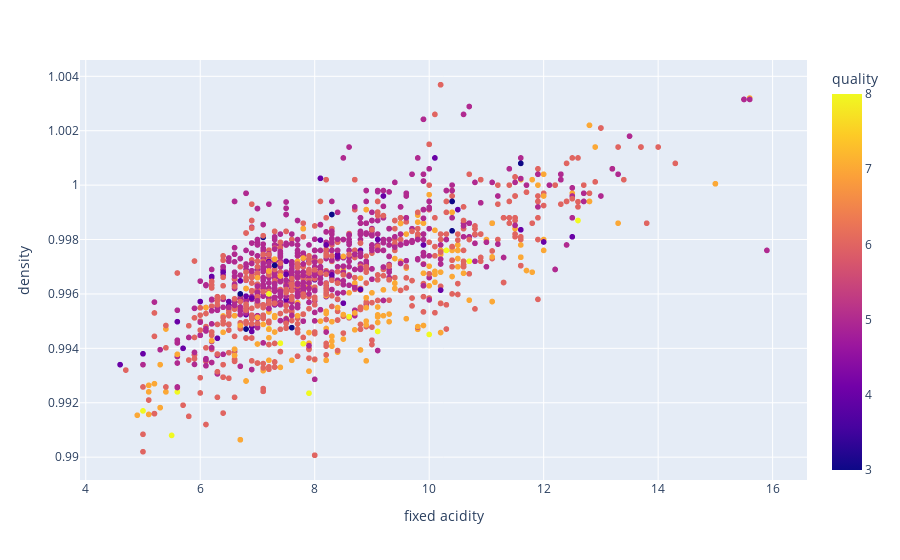

Source (notebook cell):
### Code cell
px.scatter(data_frame=df,x='fixed acidity',y='density',color='quality')

### Figure 1 — Plotly figure (JSON) as saved in the notebook; plotly's stock layout.template omitted (floating-point values rounded to 4 significant figures; data arrays with more than 128 entries replaced by an {"elided": "..."} marker saying what was removed)
{"data": [{"hovertemplate": "fixed acidity=%{x}<br>density=%{y}<br>quality=%{marker.color}<extra></extra>", "legendgroup": "", "marker": {"color": {"elided": "1599 int values"}, "coloraxis": "coloraxis", "symbol": "circle"}, "mode": "markers", "name": "", "showlegend": false, "type": "scattergl", "x": {"elided": "1599 float values"}, "xaxis": "x", "y": {"elided": "1599 float values"}, "yaxis": "y"}], "layout": {"coloraxis": {"colorbar": {"title": {"text": "quality"}}, "colorscale": [[0, "#0d0887"], [0.1111, "#46039f"], [0.2222, "#7201a8"], [0.3333, "#9c179e"], [0.4444, "#bd3786"], [0.5556, "#d8576b"], [0.6667, "#ed7953"], [0.7778, "#fb9f3a"], [0.8889, "#fdca26"], [1, "#f0f921"]]}, "legend": {"tracegroupgap": 0}, "margin": {"t": 60}, "xaxis": {"anchor": "y", "domain": [0, 1], "title": {"text": "fixed acidity"}}, "yaxis": {"anchor": "x", "domain": [0, 1], "title": {"text": "density"}}}}
